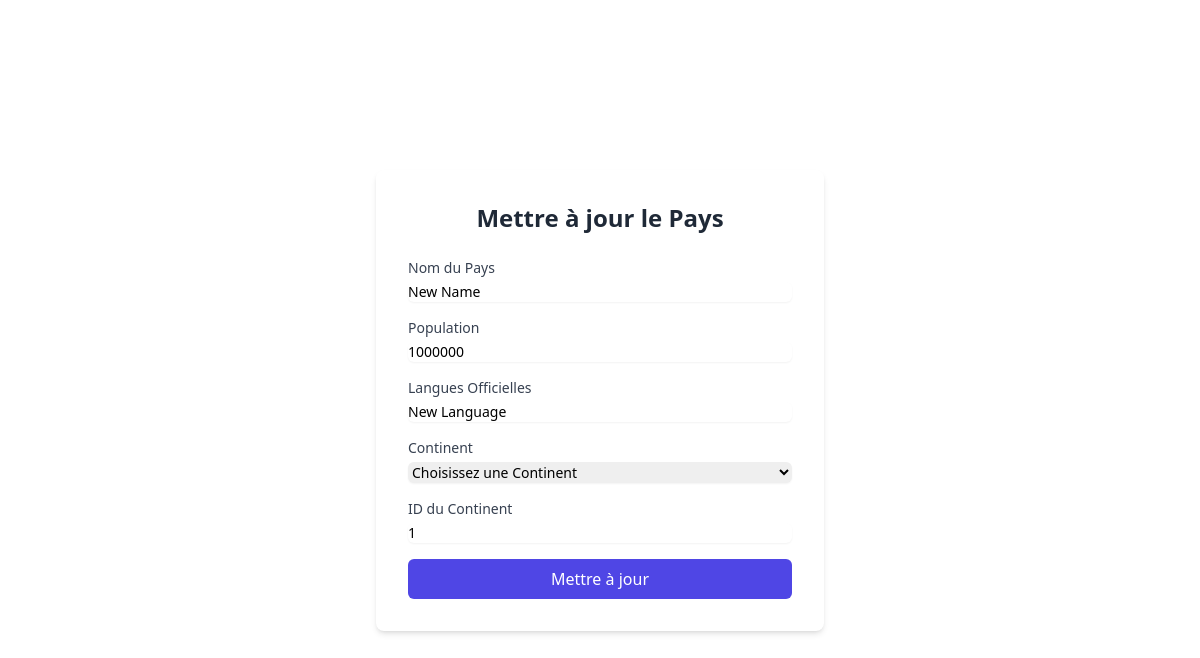
The page /edit_pays.php?id=1 on the database as committed earlier.
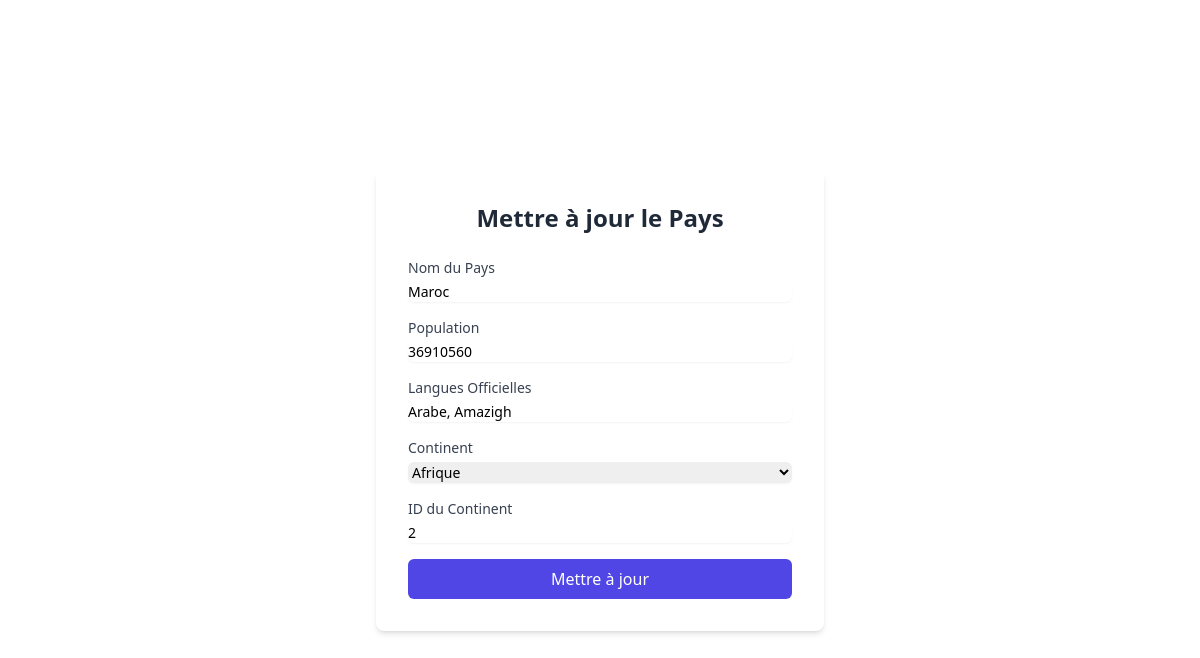
The same page on the database as committed later.
### tables this page shows
CREATE TABLE `pays` (
    `id_pays` int(11) AUTO_INCREMENT PRIMARY KEY NOT NULL,
    `nom` varchar(255) NOT NULL,
    `Population` int NOT NULL,
    `langues_officielles` text DEFAULT NULL,
    `Continent` enum(
        'Asie',
        'Afrique',
        'Amérique',
        'Antarctique',
        'Europe',
        'Australie'
    ) DEFAULT 'Afrique',
    `id_Continent` int(11),
    FOREIGN KEY (`id_Continent`) REFERENCES `Continents` (`id_Continent`) ON DELETE CASCADE ON UPDATE CASCADE
);

### edit_pays.php (the view, shortened to what this page needs)
<?php
$servername = "127.0.0.1";
$username = "root";
$password = "123456789";
$dbname = "africadata";
$conn = mysqli_connect($servername, $username, $password, $dbname);
if (isset($_GET['id'])) {
    $id = $_GET['id'];
    $sql = "SELECT * FROM pays WHERE id_pays = $id";
    $result = $conn->query($sql);
    if ($result->num_rows > 0) {
        $row = $result->fetch_assoc();
    } else {
        echo "Pays introuvable.";
        exit;
    }
}
?>
<!DOCTYPE html>
<html lang="fr">
<head>
    <link rel="stylesheet" href="./src/output.css">
    <link rel="stylesheet" href="./src/input.css">
</head>
<body id="body" class="flex items-center justify-center h-screen">
    <div class="bg-white p-8 rounded-lg shadow-md w-full max-w-md">
        <h2 class="text-2xl font-bold text-gray-800 mb-6 text-center">Mettre à jour le Pays</h2>
        <form method="POST" class="space-y-4">
            <div>
                <label for="Nom" class="block text-sm font-medium text-gray-700">Nom du Pays</label>
                <input type="text" id="Nom" name="Nom" value="<?php echo $row['nom']; ?>"
                    class="mt-1 block w-full rounded-md border-gray-300 shadow-sm focus:border-indigo-500 focus:ring-indigo-500 sm:text-sm"
                    placeholder="Entrez le nom du pays" required aria-label="Nom du pays">
            </div>
            <div>
                <label for="Population" class="block text-sm font-medium text-gray-700">Population</label>
                <input type="number" id="Population" name="Population"
                    value="<?php echo $row['Population'] ?>"
                    class="mt-1 block w-full rounded-md border-gray-300 shadow-sm focus:border-indigo-500 focus:ring-indigo-500 sm:text-sm"
                    placeholder="Entrez la population" required aria-label="Population">
            </div>
            <div>
                <label for="langues_officielles" class="block text-sm font-medium text-gray-700">Langues
                    Officielles</label>
                <input type="text" id="langues_officielles" name="langues_officielles"
                    value="<?php echo $row['langues_officielles']; ?>"
                    class="mt-1 block w-full rounded-md border-gray-300 shadow-sm focus:border-indigo-500 focus:ring-indigo-500 sm:text-sm"
                    placeholder="Entrez les langues officielles" required aria-label="Langues officielles">
            </div>
            <div>
                <?php
                $sql_continents = "SELECT * FROM continents";
                $result_continents = $conn->query($sql_continents);
                ?>
                <label for="Continent" class="block text-sm font-medium text-gray-700">Continent</label>
                <select onchange="auto()" id="Continent" name="Continent"
                    class="mt-1 block w-full rounded-md border-gray-300 shadow-sm focus:border-indigo-500 focus:ring-indigo-500 sm:text-sm"
                    required aria-label="Continent">
                    <option value="" disabled selected>Choisissez une Continent</option>
                    <?php
                    if ($result_continents->num_rows > 0) {
                        while ($continent1 = $result_continents->fetch_assoc()) {
                            $selected = ($continent1['nom'] == $row['Continent']) ? "selected" : "";
                            echo "<option value='" . $continent1['nom'] . "' data-id='" . $continent1['id_Continent'] . "' $selected>" . $continent1['nom'] . "</option>";
                        }
                    } else {
                        echo "<option value=''>Aucun continent disponible</option>";
                    }
                    ?>
                </select>
            </div>
            <div>
                <label for="id_Continent" class="block text-sm font-medium text-gray-700">ID du Continent</label>
                <input type="text" id="id_Continent" name="id_Continent"
                    value="<?php echo $row['id_Continent']
                    ; ?>"
                    class="mt-1 block w-full rounded-md border-gray-300 shadow-sm focus:border-indigo-500 focus:ring-indigo-500 sm:text-sm"
                    placeholder="Entrez l'ID du continent" required aria-label="ID du continent" readonly>
            </div>
            <button type="submit"
                class="w-full bg-indigo-600 text-white py-2 px-4 rounded-md hover:bg-indigo-700 focus:outline-none focus:ring-2 focus:ring-indigo-500 focus:ring-offset-2">
                Mettre à jour
            </button>
        </form>
    </div>
</body>
</html>

### src/input.css (style rules this page uses)
#body { background-image: url("http://codeshogun.free.nf/gallery_gen/0db50c06d26149f56b8e4c020e41671d_fit.jpg?ts=1733822507"); background-size: cover; }

Rows that differ between the two databases and show on the page:
changed pays: Nom "New Name" → "Maroc"; Population "1000000" → "36910560"; langues_officielles "New Language" → "Arabe, Amazigh"; id_Continent "1" → "2"
Other text that changed with them:
form field Continent: "Choisissez une Continent" → "Afrique"
